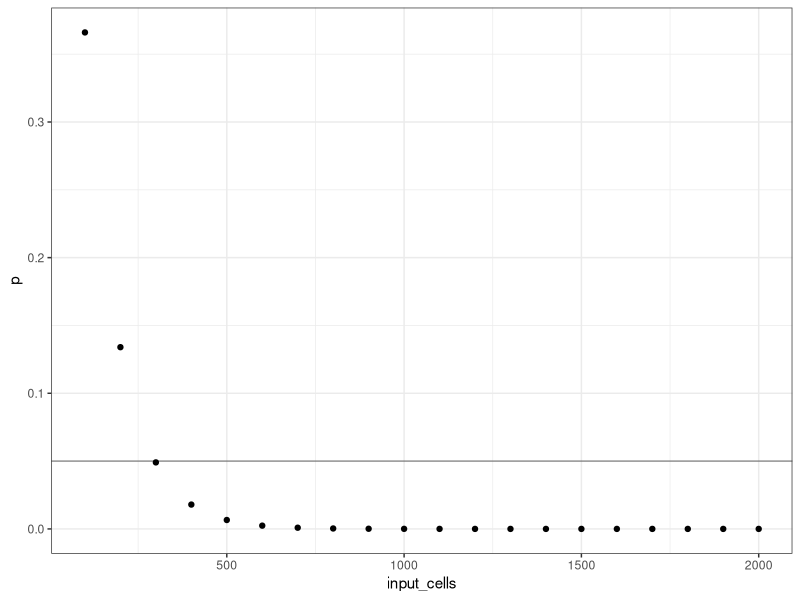
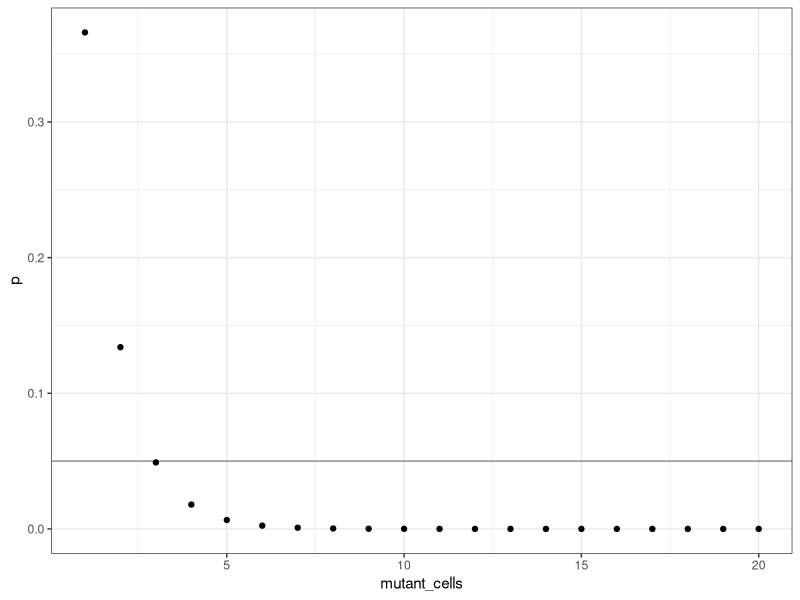
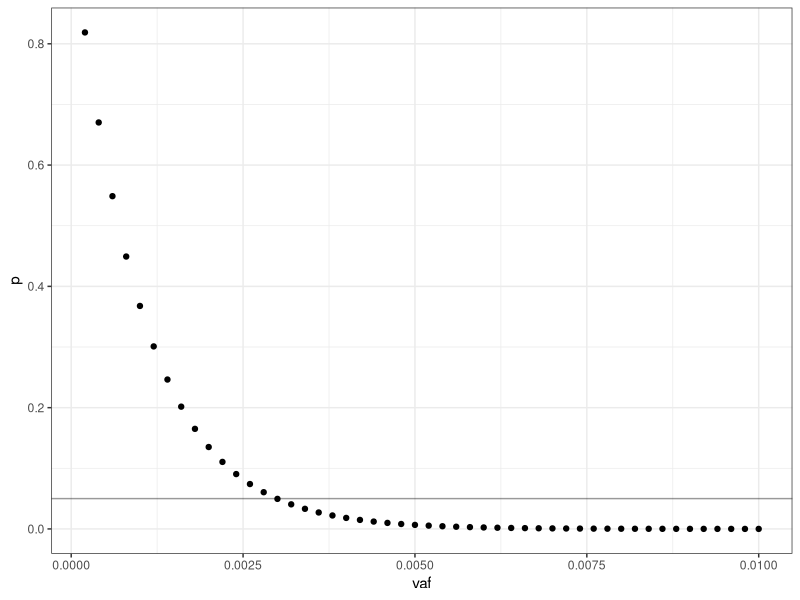
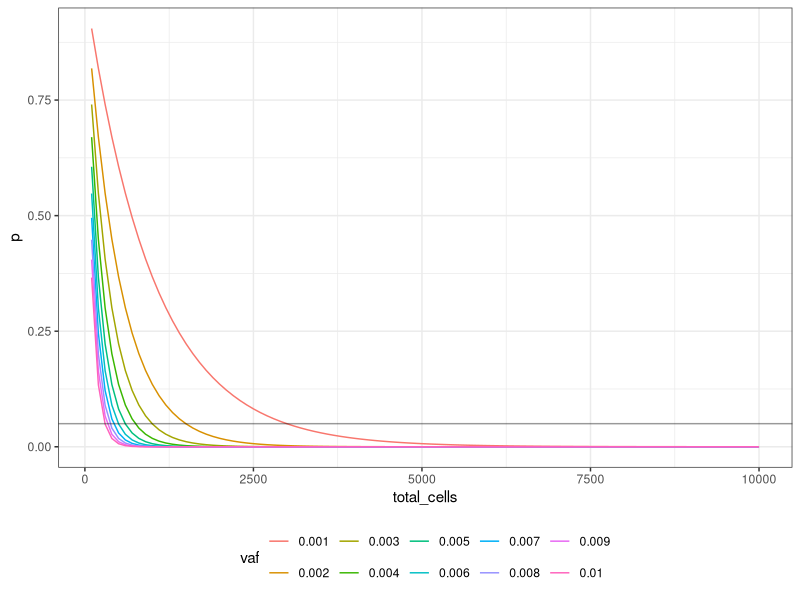
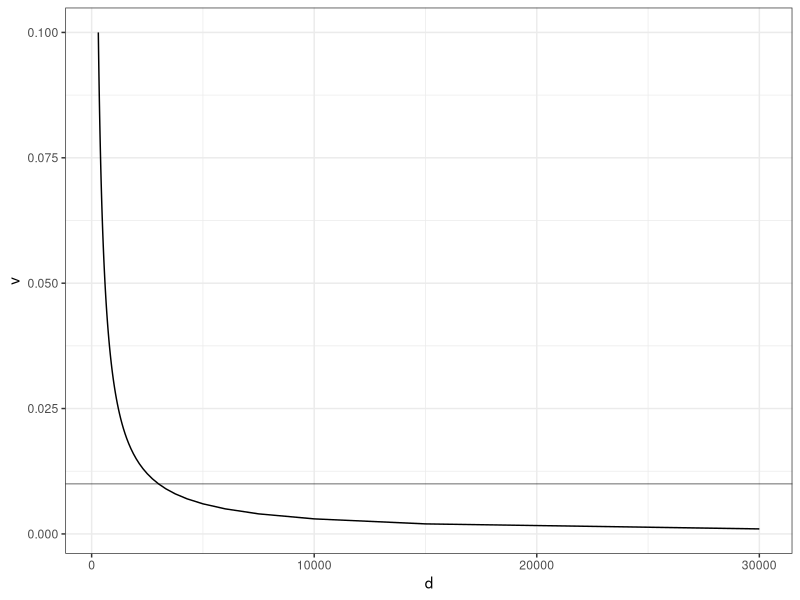
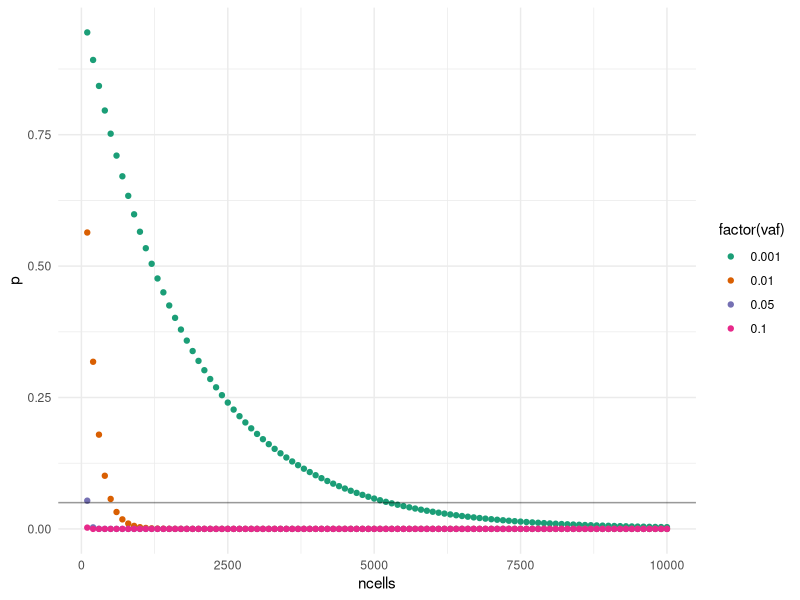
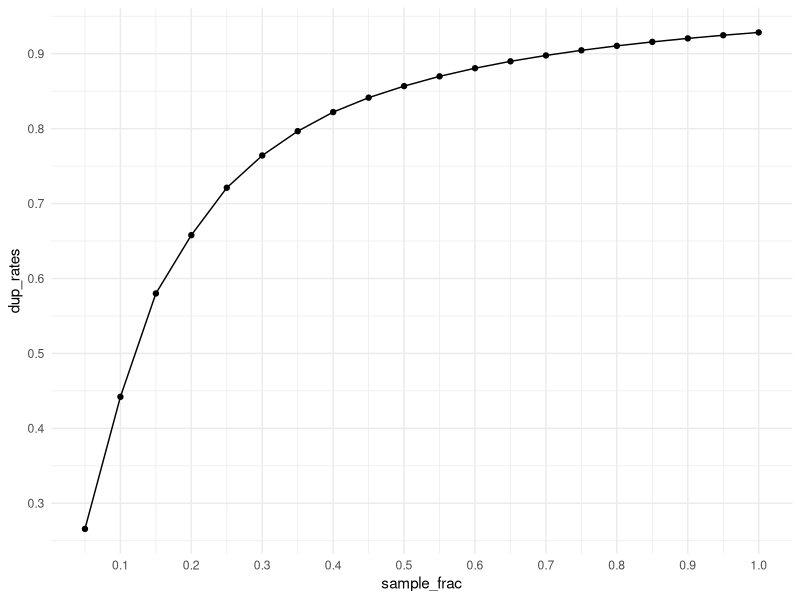

Reproduce these figures in R, in order.
## ---- chunk 1
DOCNAME = "Simulation_Benchmarking"
knitr::opts_chunk$set(autodep        = TRUE,
                      cache          = FALSE,
                      cache.path     = paste0("cache/", DOCNAME, "/"),
                      cache.comments = FALSE,
                      echo           = TRUE,
                      error          = FALSE,
                      fig.align      = "center",
                      fig.width      = 9,
                      fig.height     = 5,
                      dev            = c("png"),
                      message        = FALSE,
                      warning        = FALSE)
## ---- chunk 2
library(ggplot2)
library(dplyr)
## ---- chunk 3
v = 0.01
n = seq(100, 2000, 100)

vafs <- data.frame(vaf=v,
                   p=pbinom(0, n, v),
                   input_cells=n,
                   mutant_cells=(n * v))

ggplot(vafs, aes(input_cells, p)) +
    geom_point() +
    theme_bw() +
    geom_hline(yintercept=0.05, alpha=0.4)
## ---- chunk 4
ggplot(vafs, aes(mutant_cells, p)) +
    geom_point() +
    theme_bw() +
    geom_hline(yintercept=0.05, alpha=0.4)
## ---- chunk 5
deviation <- abs(0.05 - vafs$p)
print(vafs[which(deviation == min(deviation)),])
## ---- chunk 6
v = seq(0.0002, 0.01, 0.0002)
n = 1000

vafs <- data.frame(vaf=v,
                   p=pbinom(0, n, v),
                   input_cells=n,
                   mutant_cells=(n * v))

ggplot(vafs, aes(vaf, p)) +
    geom_point() +
    theme_bw() +
    geom_hline(yintercept=0.05, alpha=0.4)
## ---- chunk 7
deviation <- abs(0.05 - vafs$p)
print(vafs[which(deviation == min(deviation)),])
## ---- chunk 8
cells_vs_vaf = NULL
n = seq(100, 10000, 100)
V = seq(0.001, 0.01, 0.001)
for (v in V) {
    toadd <- data.frame(
        vaf=as.factor(v),
        p=pbinom(0, n, v),
        total_cells=n
    )
    cells_vs_vaf <- rbind(cells_vs_vaf, toadd)
}

ggplot(cells_vs_vaf, aes(total_cells, p, colour=vaf)) +
    geom_line() +
    theme_bw() +
    theme(legend.position = 'bottom') +
    geom_hline(yintercept=0.05, alpha=0.4)
## ---- chunk 9
v = seq(0.001, 0.1, 0.001)
ccov <- data.frame(d = 30 / v,
                   v = v)
ggplot(ccov, aes(d, v)) +
    geom_line() +
    theme_bw() +
    geom_hline(yintercept=0.01, alpha=0.4)
## ---- chunk 10
df <- NULL
min_reads <- 1
duplex_yield <- 30
duplex_seq_range <- seq(1, 10000, 1)
fraction_we_can_miss <- 0.5

for(vaf in c(0.1, 0.01, 0.001)) {
    tmp <- data.frame(
        pval=pbinom(min_reads - 1, duplex_seq_range, vaf),
        vaf=vaf,
        duplex_cov=duplex_seq_range,
        total_cov=duplex_seq_range * duplex_yield
    )
    tmp <- tmp[tmp$pval < fraction_we_can_miss,]
    tmp <- tmp[tmp$pval == max(tmp$pval),]
    df <- rbind(df, tmp)
}

print(df)
## ---- chunk 11
lane_cap <- 6e11
g <- 5e6
pmiss <- 0.05
c <- 10
e <- 0.057

vafs <- c(0.001, 0.01, 0.05, 0.1)
n <- seq(100, 10000, 100)

# calculate duplex coverage
dcov <- n * c * e

# calculate total sequenced bases
bases <- g * c * n

probs <- NULL
min_cells <- NULL
for(vaf in vafs) {
    prob <- data.frame(ncells = n,
                        dcov = dcov,
                        p = pbinom(0, dcov, vaf),
                        vaf = vaf,
                        bases = bases,
                        within_capacity = bases < lane_cap)
    
    tmp <- prob[prob$p < pmiss,]
    tmp <- tmp[tmp$p == max(tmp$p),]
    min_cells <- rbind(tmp, min_cells)

    probs <- rbind(probs, prob)
}

print(min_cells)
ggplot(probs, aes(ncells, p, colour = factor(vaf))) +
    geom_point() +
    theme_minimal() +
    geom_hline(yintercept = pmiss, alpha=0.4) +
    scale_color_brewer(palette = 'Dark2')
## ---- chunk 12
N_READS <- 340
COV_RATIO <- 14

toy_reads <- lapply(LETTERS, paste0, LETTERS) %>% unlist() %>% head(N_READS)
all_reads <- rep(toy_reads, rpois(N_READS, COV_RATIO))
dup_rate <- 1 - (N_READS / length(all_reads))
print(paste('Max duplicate rate:', round(dup_rate, 2)))

sample_frac <- seq(0.05, 1, 0.05)
n_sample <- round(sample_frac * length(all_reads))

all_samples <- lapply(n_sample, function(n){sample(all_reads, n)})
dup_rates <- lapply(all_samples, function(s){1 - (length(unique(s)) / length(s))}) %>% unlist()

df <- data.frame(sample_frac, dup_rates)
ggplot(df, aes(sample_frac, dup_rates)) +
    geom_point() +
    geom_line() +
    theme_minimal() +
    scale_x_continuous(breaks = seq(0.1, 1, 0.1)) +
    scale_y_continuous(breaks = seq(0.1, 1, 0.1))
